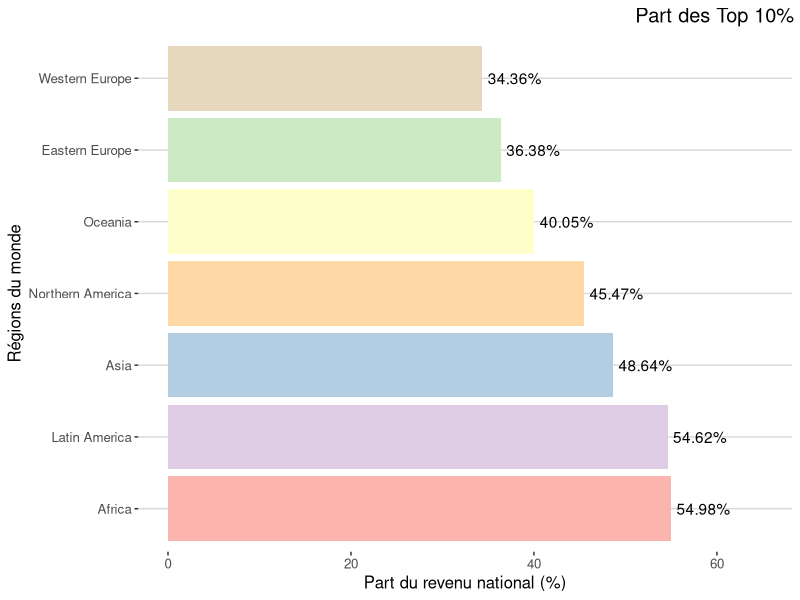
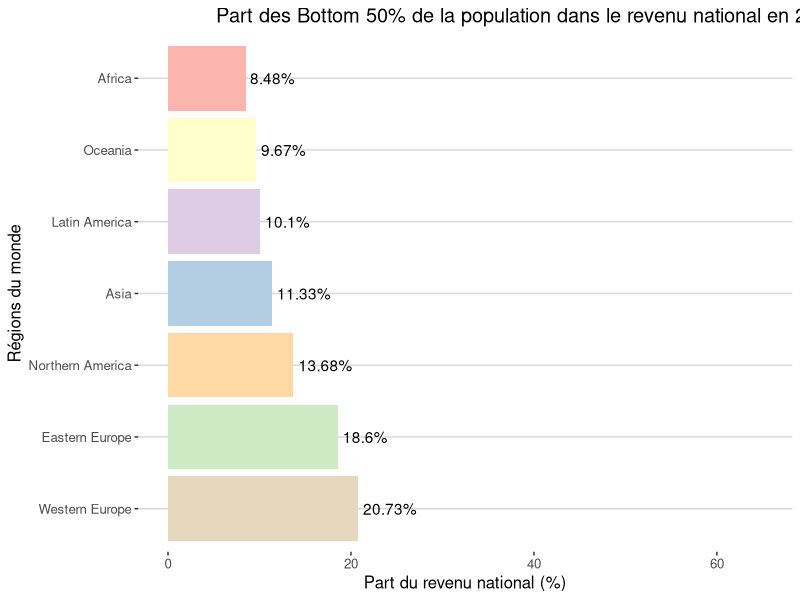
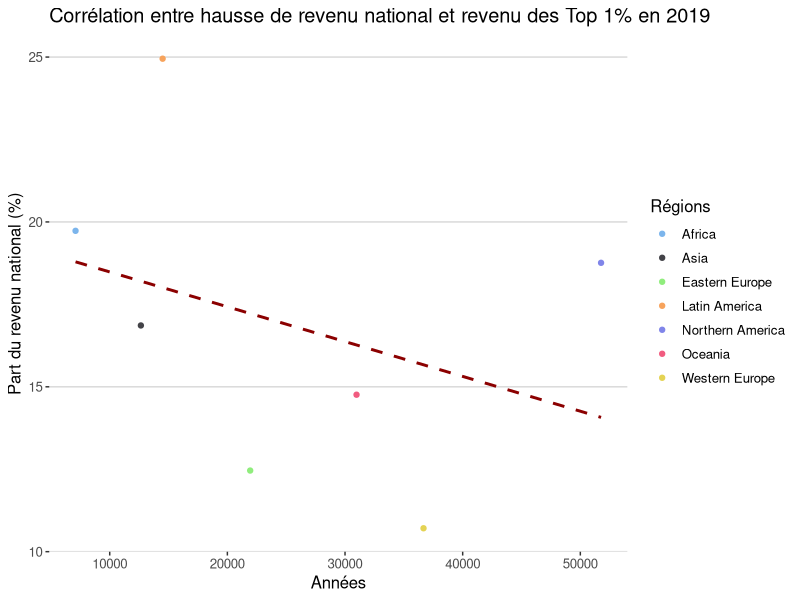
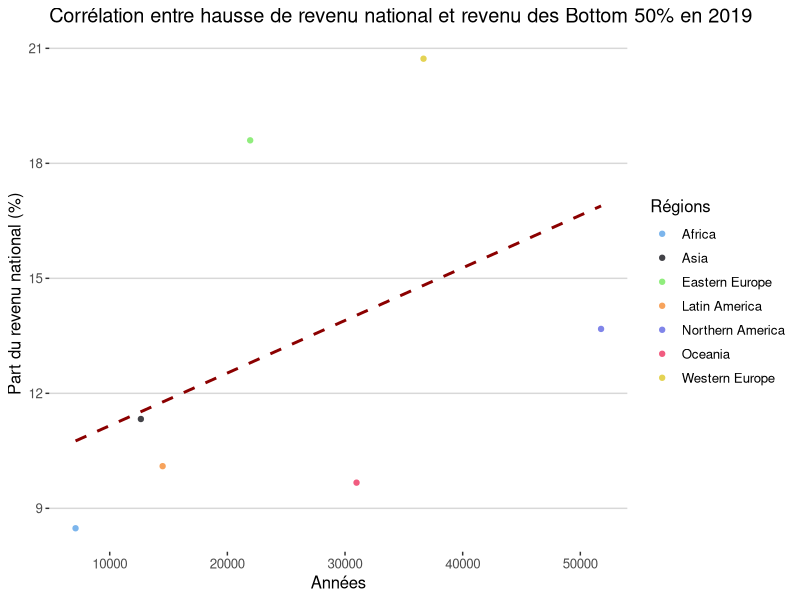
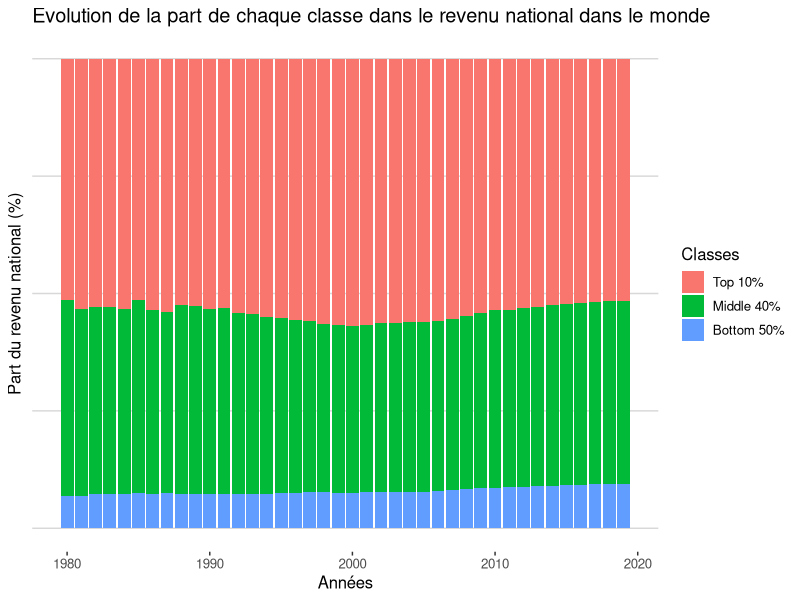
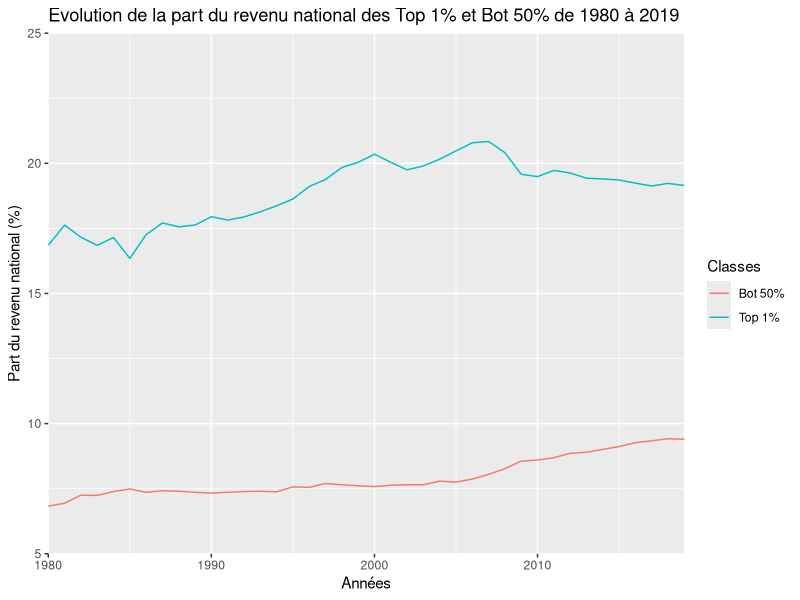
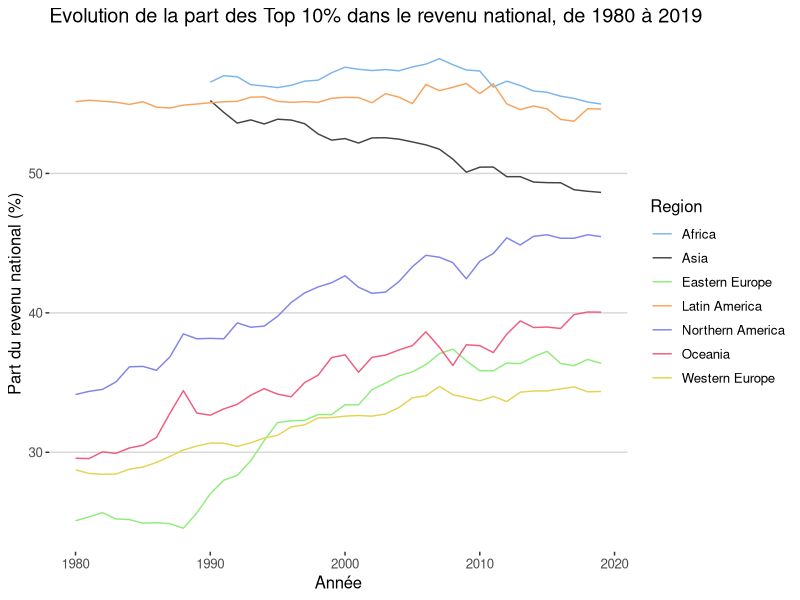
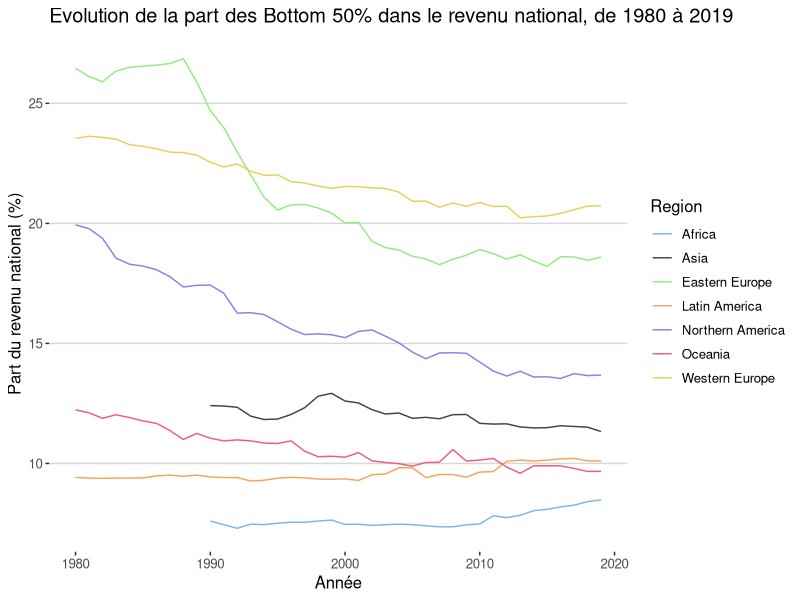

These figures' R source, in order:
## ---- chunk 1
knitr::opts_chunk$set(echo = TRUE)
## ---- chunk 2
library(tidyverse)
library(reshape2)
library(ggthemes)
library(knitr)

## ---- chunk 3
world_region_data <- read_delim("data/World_Region_Data/world_region_data.csv", 
    ";", escape_double = FALSE, trim_ws = TRUE)

world_region_data2 <- read_delim("data/World_Region_Data/world_region_data2.csv", 
    ";", escape_double = FALSE, trim_ws = TRUE)

world_country_data1 <- read_delim("data/World_Country_Data/world_country_data1.csv", 
    ";", escape_double = FALSE, trim_ws = TRUE)

world_country_data2 <- read_delim("data/World_Country_Data/world_country_data2.csv", 
    ";", escape_double = FALSE, trim_ws = TRUE)

world_country_data3 <- read_delim("data/World_Country_Data/world_country_data3.csv", 
    ";", escape_double = FALSE, trim_ws = TRUE)
## ---- chunk 4
region_dataset <- merge(x = world_region_data, y = world_region_data2, by = "Year", all = TRUE)
region_dataset <- data.frame(region_dataset)
region_dataset <- tibble(region_dataset)
rm(world_region_data,world_region_data2)

country_dataset <- merge(x = world_country_data1, y = world_country_data2, by = "Year", all = TRUE)
country_dataset <- merge(x = country_dataset, y = world_country_data3, by = "Year", all = TRUE)
country_dataset <- data.frame(country_dataset)
country_dataset <- tibble(country_dataset)
## ---- chunk 5
NIdataset <- region_dataset %>% select("Year", ends_with("NI"))
GDPdataset <- region_dataset %>% select("Year", ends_with("GDP"))
PTNIB40dataset <- region_dataset %>% select("Year", ends_with("PTNIB40"))
PTNIB50dataset <- region_dataset %>% select("Year", ends_with("PTNIB50"))
PTNIT1dataset <- region_dataset %>% select("Year", ends_with("PTNIT1"))
PTNIT10dataset <- region_dataset %>% select("Year", ends_with("PTNIT10"))
PTNIM40dataset <- region_dataset %>% select("Year", ends_with("PTNIM40"))
rm(region_dataset)

PatGouvdataset <- world_country_data1 %>% select("Year", ends_with("PatrimoineGouvernement"))
PatPrivdataset <- world_country_data1 %>% select("Year", ends_with("PatrimoinePrivé"))
PIBdataset <- world_country_data1 %>% select("Year", ends_with("PIB"))
RatioPatRevdataset <- world_country_data1 %>% select("Year", ends_with("RatioPatrimoineRevenu"))
RevNatdataset <- world_country_data2 %>% select("Year", ends_with("RevenuNational"))
RevNatTop10dataset <- world_country_data2 %>% select("Year", ends_with("RevenuNationalPT(Top10%)"))
RevNatBottom50dataset <- world_country_data2 %>% select("Year", ends_with("RevenuNationalPT(Bottom50%)"))
RevNatTop1dataset <- world_country_data2 %>% select("Year", ends_with("RevenuNationalPT(Top1%)"))
RevNatMedium40dataset <- world_country_data2 %>% select("Year", ends_with("RevenuNationalPT(Medium40%)"))
CapNatdataset <- world_country_data3 %>% select("Year", ends_with("CapitalNational"))
PatTop10 <- country_dataset %>% select("Year", ends_with("Patrimoine.Top10.."))
PatMedium40 <- country_dataset %>% select("Year", ends_with("Patrimoine.Medium40.."))
PatBottom50 <- country_dataset %>% select("Year", ends_with("Patrimoine.Bottom50.."))
PatTop1 <- country_dataset %>% select("Year", ends_with("Patrimoine.Top1.."))
rm(country_dataset,world_country_data1,world_country_data2,world_country_data3)
## ---- chunk 6
tempdataset <- PTNIT10dataset %>% rename("World"=WorldPTNIT10,"Western Europe"=WesternEuropePTNIT10, Asia=AsiaPTNIT10, "Eastern Europe"=EasternEuropePTNIT10, "Northern America"=NorthernAmericaPTNIT10, Oceania=OceaniaPTNIT10, "Latin America"=LatinAmericaPTNIT10, Africa=AfricaPTNIT10) %>%
melt(id.vars="Year") %>%
filter(variable=="World"|variable=="Western Europe"|variable=="Asia"|variable=="Eastern Europe"|variable=="Northern America"|variable=="Oceania"|variable=="Latin America"|variable=="Africa")%>%
mutate(PTNIT10_in_percent = value*100)%>%
subset (select = -value)

tempdataset2 <- PTNIM40dataset %>% rename("World"=WorldPTNIM40,"Western Europe"=WesternEuropePTNIM40, Asia=AsiaPTNIM40, "Eastern Europe"=EasternEuropePTNIM40, "Northern America"=NorthernAmericaPTNIM40, Oceania=OceaniaPTNIM40, "Latin America"=LatinAmericaPTNIM40, Africa=AfricaPTNIM40) %>%
melt(id.vars="Year") %>%
filter(variable=="World"|variable=="Western Europe"|variable=="Asia"|variable=="Eastern Europe"|variable=="Northern America"|variable=="Oceania"|variable=="Latin America"|variable=="Africa") %>%
mutate(PTNIM40_in_percent = value*100)%>%
subset (select = -value)


tempdataset3 <- PTNIB50dataset %>% rename("World"=WorldPTNIB50,"Western Europe"=WesternEuropePTNIB50, Asia=AsiaPTNIB50, "Eastern Europe"=EasternEuropePTNIB50, "Northern America"=NorthernAmericaPTNIB50, Oceania=OceaniaPTNIB50, "Latin America"=LatinAmericaPTNIB50, Africa=AfricaPTNIB50) %>%
melt(id.vars="Year") %>%
filter(variable=="World"|variable=="Western Europe"|variable=="Asia"|variable=="Eastern Europe"|variable=="Northern America"|variable=="Oceania"|variable=="Latin America"|variable=="Africa") %>%
mutate(PTNIB50_in_percent = value*100)%>%
subset (select = -value)

tempdataset4 <- PTNIT1dataset %>% rename("World"=WorldPTNIT1,"Western Europe"=WesternEuropePTNIT1, Asia=AsiaPTNIT1, "Eastern Europe"=EasternEuropePTNIT1, "Northern America"=NorthernAmericaPTNIT1, Oceania=OceaniaPTNIT1, "Latin America"=LatinAmericaPTNIT1, Africa=AfricaPTNIT1) %>%
melt(id.vars="Year") %>%
filter(variable=="World"|variable=="Western Europe"|variable=="Asia"|variable=="Eastern Europe"|variable=="Northern America"|variable=="Oceania"|variable=="Latin America"|variable=="Africa")%>%
mutate(PTNIT1_in_percent = value*100)%>%
subset (select = -value)

tempdataset5 <- NIdataset %>% rename("World"=WorldNI,"Western Europe"=WesternEuropeNI, Asia=AsiaNI, "Eastern Europe"=EasternEuropeNI, "Northern America"=NorthernAmericaNI, Oceania=OceaniaNI, "Latin America"=LatinAmericaNI, Africa=AfricaNI) %>%
melt(id.vars="Year") %>%
filter(variable=="World"|variable=="Western Europe"|variable=="Asia"|variable=="Eastern Europe"|variable=="Northern America"|variable=="Oceania"|variable=="Latin America"|variable=="Africa")%>%
rename(NI=value)

tempdataset6 <- GDPdataset %>% rename("World"=WorldGDP,"Western Europe"=WesternEuropeGDP, Asia=AsiaGDP, "Eastern Europe"=EasternEuropeGDP, "Northern America"=NorthernAmericaGDP, Oceania=OceaniaGDP, "Latin America"=LatinAmericaGDP, Africa=AfricaGDP) %>%
melt(id.vars="Year") %>%
filter(variable=="World"|variable=="Western Europe"|variable=="Asia"|variable=="Eastern Europe"|variable=="Northern America"|variable=="Oceania"|variable=="Latin America"|variable=="Africa")%>%
rename(GDP=value)
## ---- chunk 7
final_region_dataset <- merge(x = tempdataset, y = tempdataset2, by = c("Year", "variable"), all = TRUE)
final_region_dataset <- merge(x = final_region_dataset, y = tempdataset3, by = c("Year", "variable"), all = TRUE)
final_region_dataset <- merge(x = final_region_dataset, y = tempdataset4, by = c("Year", "variable"), all = TRUE)
final_region_dataset <- merge(x = final_region_dataset, y = tempdataset5, by = c("Year", "variable"), all = TRUE)
final_region_dataset <- merge(x = final_region_dataset, y = tempdataset6, by = c("Year", "variable"), all = TRUE)%>%
rename(Region=variable)
rm(tempdataset, tempdataset2, tempdataset3,tempdataset4,tempdataset5,tempdataset6)
rm(NIdataset,GDPdataset,PTNIT1dataset,PTNIT10dataset,PTNIM40dataset,PTNIB50dataset,PTNIB40dataset)
## ---- chunk 8
tempdataset <- PatGouvdataset %>% rename("France"=France_PatrimoineGouvernement,"Afrique du Sud"=AfriqueSud_PatrimoineGouvernement, "Australie"=Australie_PatrimoineGouvernement, "Canada"=Canada_PatrimoineGouvernement, "Chine"=Chine_PatrimoineGouvernement, "Danemark"=Danemark_PatrimoineGouvernement, "Inde"=Inde_PatrimoineGouvernement, "Royaume-Uni"=RU_PatrimoineGouvernement, "Japon"=Japon_PatrimoineGouvernement, "Mexique"=Mexique_PatrimoineGouvernement, "Russie"=Russie_PatrimoineGouvernement, "Etats-Unis"=US_PatrimoineGouvernement) %>%
melt(id.vars="Year") %>%
mutate(PatrimoineGouvernement = value)%>%
subset (select = -value)

tempdataset2 <- PatPrivdataset %>% rename("France"=France_PatrimoinePrivé,"Afrique du Sud"=AfriqueSud_PatrimoinePrivé, "Australie"=Australie_PatrimoinePrivé, "Canada"=Canada_PatrimoinePrivé, "Chine"=Chine_PatrimoinePrivé, "Danemark"=Danemark_PatrimoinePrivé, "Inde"=Inde_PatrimoinePrivé, "Royaume-Uni"=RU_PatrimoinePrivé, "Japon"=Japon_PatrimoinePrivé, "Mexique"=Mexique_PatrimoinePrivé, "Russie"=Russie_PatrimoinePrivé, "Etats-Unis"=US_PatrimoinePrivé) %>%
melt(id.vars="Year") %>%
mutate(PatrimoinePrivé = value)%>%
subset (select = -value)

tempdataset3 <- PIBdataset %>% rename("France"=France_PIB,"Afrique du Sud"=AfriqueSud_PIB, "Australie"=Australie_PIB, "Canada"=Canada_PIB, "Chine"=Chine_PIB, "Danemark"=Danemark_PIB, "Inde"=Inde_PIB, "Royaume-Uni"=RU_PIB, "Japon"=Japon_PIB, "Mexique"=Mexique_PIB, "Russie"=Russie_PIB, "Etats-Unis"=US_PIB) %>%
melt(id.vars="Year") %>%
mutate(PIB = value)%>%
subset (select = -value)

tempdataset4 <- RatioPatRevdataset %>% rename("France"=France_RatioPatrimoineRevenu,"Afrique du Sud"=AfriqueSud_RatioPatrimoineRevenu, "Australie"=Australie_RatioPatrimoineRevenu, "Canada"=Canada_RatioPatrimoineRevenu, "Chine"=Chine_RatioPatrimoineRevenu, "Danemark"=Danemark_RatioPatrimoineRevenu, "Inde"=Inde_RatioPatrimoineRevenu, "Royaume-Uni"=RU_RatioPatrimoineRevenu, "Japon"=Japon_RatioPatrimoineRevenu, "Mexique"=Mexique_RatioPatrimoineRevenu, "Russie"=Russie_RatioPatrimoineRevenu, "Etats-Unis"=US_RatioPatrimoineRevenu) %>%
melt(id.vars="Year") %>%
mutate(RatioPatrimoineRevenu = value)%>%
subset (select = -value)

tempdataset5 <- RevNatdataset %>% rename("France"=France_RevenuNational,"Afrique du Sud"=AfriqueSud_RevenuNational, "Australie"=Australie_RevenuNational, "Canada"=Canada_RevenuNational, "Chine"=Chine_RevenuNational, "Danemark"=Danemark_RevenuNational, "Inde"=Inde_RevenuNational, "Royaume-Uni"=RU_RevenuNational, "Japon"=Japon_RevenuNational, "Mexique"=Mexique_RevenuNational, "Russie"=Russie_RevenuNational, "Etats-Unis"=US_RevenuNational) %>%
melt(id.vars="Year") %>%
mutate(RevenuNational = value)%>%
subset (select = -value)

tempdataset6 <- RevNatTop10dataset %>% rename("France"=`France_RevenuNationalPT(Top10%)`,"Afrique du Sud"=`AfriqueSud_RevenuNationalPT(Top10%)`, "Australie"=`Australie_RevenuNationalPT(Top10%)`, "Canada"=`Canada_RevenuNationalPT(Top10%)`, "Chine"=`Chine_RevenuNationalPT(Top10%)`, "Danemark"=`Danemark_RevenuNationalPT(Top10%)`, "Inde"=`Inde_RevenuNationalPT(Top10%)`, "Royaume-Uni"=`RU_RevenuNationalPT(Top10%)`, "Japon"=`Japon_RevenuNationalPT(Top10%)`, "Mexique"=`Mexique_RevenuNationalPT(Top10%)`, "Russie"=`Russie_RevenuNationalPT(Top10%)`, "Etats-Unis"=`US_RevenuNationalPT(Top10%)`) %>%
melt(id.vars="Year") %>%
mutate(RevenuNationalTop10 = value*100)%>%
subset (select = -value)

tempdataset7 <- RevNatBottom50dataset %>% rename("France"=`France_RevenuNationalPT(Bottom50%)`,"Afrique du Sud"=`AfriqueSud_RevenuNationalPT(Bottom50%)`, "Australie"=`Australie_RevenuNationalPT(Bottom50%)`, "Canada"=`Canada_RevenuNationalPT(Bottom50%)`, "Chine"=`Chine_RevenuNationalPT(Bottom50%)`, "Danemark"=`Danemark_RevenuNationalPT(Bottom50%)`, "Inde"=`Inde_RevenuNationalPT(Bottom50%)`, "Royaume-Uni"=`RU_RevenuNationalPT(Bottom50%)`, "Japon"=`Japon_RevenuNationalPT(Bottom50%)`, "Mexique"=`Mexique_RevenuNationalPT(Bottom50%)`, "Russie"=`Russie_RevenuNationalPT(Bottom50%)`, "Etats-Unis"=`US_RevenuNationalPT(Bottom50%)`) %>%
melt(id.vars="Year") %>%
mutate(RevenuNationalBottom50 = value*100)%>%
subset (select = -value)

tempdataset8 <- RevNatTop1dataset %>% rename("France"=`France_RevenuNationalPT(Top1%)`,"Afrique du Sud"=`AfriqueSud_RevenuNationalPT(Top1%)`, "Australie"=`Australie_RevenuNationalPT(Top1%)`, "Canada"=`Canada_RevenuNationalPT(Top1%)`, "Chine"=`Chine_RevenuNationalPT(Top1%)`, "Danemark"=`Danemark_RevenuNationalPT(Top1%)`, "Inde"=`Inde_RevenuNationalPT(Top1%)`, "Royaume-Uni"=`RU_RevenuNationalPT(Top1%)`, "Japon"=`Japon_RevenuNationalPT(Top1%)`, "Mexique"=`Mexique_RevenuNationalPT(Top1%)`, "Russie"=`Russie_RevenuNationalPT(Top1%)`, "Etats-Unis"=`US_RevenuNationalPT(Top1%)`) %>%
melt(id.vars="Year") %>%
mutate(RevenuNationalTop1 = value*100)%>%
subset (select = -value)

tempdataset9 <- RevNatMedium40dataset %>% rename("France"=`France_RevenuNationalPT(Medium40%)`,"Afrique du Sud"=`AfriqueSud_RevenuNationalPT(Medium40%)`, "Australie"=`Australie_RevenuNationalPT(Medium40%)`, "Canada"=`Canada_RevenuNationalPT(Medium40%)`, "Chine"=`Chine_RevenuNationalPT(Medium40%)`, "Danemark"=`Danemark_RevenuNationalPT(Medium40%)`, "Inde"=`Inde_RevenuNationalPT(Medium40%)`, "Royaume-Uni"=`RU_RevenuNationalPT(Medium40%)`, "Japon"=`Japon_RevenuNationalPT(Medium40%)`, "Mexique"=`Mexique_RevenuNationalPT(Medium40%)`, "Russie"=`Russie_RevenuNationalPT(Medium40%)`, "Etats-Unis"=`US_RevenuNationalPT(Medium40%)`) %>%
melt(id.vars="Year") %>%
mutate(RevenuNationalMedium40 = value*100)%>%
subset (select = -value)

tempdataset10 <- CapNatdataset %>% rename("France"=France_CapitalNational,"Afrique du Sud"=AfriqueSud_CapitalNational, "Australie"=Australie_CapitalNational, "Canada"=Canada_CapitalNational, "Chine"=Chine_CapitalNational, "Danemark"=Danemark_CapitalNational, "Inde"=Inde_CapitalNational, "Royaume-Uni"=RU_CapitalNational, "Japon"=Japon_CapitalNational, "Mexique"=Mexique_CapitalNational, "Russie"=Russie_CapitalNational, "Etats-Unis"=US_CapitalNational) %>%
melt(id.vars="Year") %>%
mutate(CapitalNational = value*100)%>%
subset (select = -value)

tempdataset11 <- PatTop10 %>% rename("France"=France_Patrimoine.Top10..,"Afrique du Sud"=AfriqueSud_Patrimoine.Top10.., "Australie"=Australie_Patrimoine.Top10.., "Canada"=Canada_Patrimoine.Top10.., "Chine"=Chine_Patrimoine.Top10.., "Danemark"=Danemark_Patrimoine.Top10.., "Inde"=Inde_Patrimoine.Top10.., "Royaume-Uni"=RU_Patrimoine.Top10.., "Japon"=Japon_Patrimoine.Top10.., "Mexique"=Mexique_Patrimoine.Top10.., "Russie"=Russie_Patrimoine.Top10.., "Etats-Unis"=US_Patrimoine.Top10..) %>%
melt(id.vars="Year") %>%
mutate(PatrimoineTop10 = value*100)%>%
subset (select = -value)

tempdataset12 <- PatBottom50 %>% rename("France"=France_Patrimoine.Bottom50..,"Afrique du Sud"=AfriqueSud_Patrimoine.Bottom50.., "Australie"=Australie_Patrimoine.Bottom50.., "Canada"=Canada_Patrimoine.Bottom50.., "Chine"=Chine_Patrimoine.Bottom50.., "Danemark"=Danemark_Patrimoine.Bottom50.., "Inde"=Inde_Patrimoine.Bottom50.., "Royaume-Uni"=RU_Patrimoine.Bottom50.., "Japon"=Japon_Patrimoine.Bottom50.., "Mexique"=Mexique_Patrimoine.Bottom50.., "Russie"=Russie_Patrimoine.Bottom50.., "Etats-Unis"=US_Patrimoine.Bottom50..) %>%
melt(id.vars="Year") %>%
mutate(PatrimoineBottom50 = value*100)%>%
subset (select = -value)

tempdataset13 <- PatTop1 %>% rename("France"=France_Patrimoine.Top1..,"Afrique du Sud"=AfriqueSud_Patrimoine.Top1.., "Australie"=Australie_Patrimoine.Top1.., "Canada"=Canada_Patrimoine.Top1.., "Chine"=Chine_Patrimoine.Top1.., "Danemark"=Danemark_Patrimoine.Top1.., "Inde"=Inde_Patrimoine.Top1.., "Royaume-Uni"=RU_Patrimoine.Top1.., "Japon"=Japon_Patrimoine.Top1.., "Mexique"=Mexique_Patrimoine.Top1.., "Russie"=Russie_Patrimoine.Top1.., "Etats-Unis"=US_Patrimoine.Top1..) %>%
melt(id.vars="Year") %>%
mutate(PatrimoineTop1 = value*100)%>%
subset (select = -value)

tempdataset14 <- PatMedium40 %>% rename("France"=France_Patrimoine.Medium40..,"Afrique du Sud"=AfriqueSud_Patrimoine.Medium40.., "Australie"=Australie_Patrimoine.Medium40.., "Canada"=Canada_Patrimoine.Medium40.., "Chine"=Chine_Patrimoine.Medium40.., "Danemark"=Danemark_Patrimoine.Medium40.., "Inde"=Inde_Patrimoine.Medium40.., "Royaume-Uni"=RU_Patrimoine.Medium40.., "Japon"=Japon_Patrimoine.Medium40.., "Mexique"=Mexique_Patrimoine.Medium40.., "Russie"=Russie_Patrimoine.Medium40.., "Etats-Unis"=US_Patrimoine.Medium40..) %>%
melt(id.vars="Year") %>%
mutate(PatrimoineMedium40 = value*100)%>%
subset (select = -value)

final_country_dataset <- merge(x = tempdataset, y = tempdataset2, by = c("Year", "variable"), all = TRUE)
final_country_dataset <- merge(x = final_country_dataset, y = tempdataset3, by = c("Year", "variable"), all = TRUE)
final_country_dataset <- merge(x = final_country_dataset, y = tempdataset4, by = c("Year", "variable"), all = TRUE)
final_country_dataset <- merge(x = final_country_dataset, y = tempdataset5, by = c("Year", "variable"), all = TRUE)
final_country_dataset <- merge(x = final_country_dataset, y = tempdataset6, by = c("Year", "variable"), all = TRUE)
final_country_dataset <- merge(x = final_country_dataset, y = tempdataset7, by = c("Year", "variable"), all = TRUE)
final_country_dataset <- merge(x = final_country_dataset, y = tempdataset8, by = c("Year", "variable"), all = TRUE)
final_country_dataset <- merge(x = final_country_dataset, y = tempdataset9, by = c("Year", "variable"), all = TRUE)
final_country_dataset <- merge(x = final_country_dataset, y = tempdataset10, by = c("Year", "variable"), all = TRUE)
final_country_dataset <- merge(x = final_country_dataset, y = tempdataset11, by = c("Year", "variable"), all = TRUE)
final_country_dataset <- merge(x = final_country_dataset, y = tempdataset12, by = c("Year", "variable"), all = TRUE)
final_country_dataset <- merge(x = final_country_dataset, y = tempdataset13, by = c("Year", "variable"), all = TRUE)
final_country_dataset <- merge(x = final_country_dataset, y = tempdataset14, by = c("Year", "variable"), all = TRUE)

final_country_dataset <- final_country_dataset %>% rename(Pays=variable)
rm(tempdataset, tempdataset2, tempdataset3,tempdataset4,tempdataset5,tempdataset6,tempdataset7,tempdataset8,tempdataset9,tempdataset10,tempdataset11,tempdataset12,tempdataset13,tempdataset14)
rm(PatGouvdataset,PatPrivdataset,PIBdataset,RatioPatRevdataset,RevNatdataset,RevNatTop1dataset,RevNatTop10dataset,RevNatMedium40dataset,RevNatBottom50dataset,CapNatdataset,PatTop1,PatTop10,PatMedium40,PatBottom50)
## ---- chunk 9
kable(tail(final_region_dataset), caption = "Dataset final par régions")
## ---- chunk 10
kable(tail(final_country_dataset),caption = "Dataset final par pays")
## ---- chunk 11
# Part des Top 10% de la population dans le revenu national en 2019
final_region_dataset %>% filter(Year == "2019", Region !="World") %>%
ggplot(aes(x= reorder(Region, -PTNIT10_in_percent), y=PTNIT10_in_percent, fill=Region)) + geom_bar(stat="identity") + ylim(0,65) + geom_text(aes(label=paste0(PTNIT10_in_percent, "%"), hjust=-0.1))+ labs(title="Part des Top 10% de la population dans le revenu national en 2019", x="Régions du monde", y = "Part du revenu national (%)") + scale_fill_brewer(palette = "Pastel1") + coord_flip() +  theme_hc()+ scale_colour_hc() + theme(legend.position = "none", plot.title = element_text(size = rel(1.2), hjust = 8))

## ---- chunk 12

# Part des Bottom 50% de la population dans le revenu national en 2019
final_region_dataset %>% filter(Year == "2019", Region !="World") %>%
ggplot(aes(x= reorder(Region, -PTNIB50_in_percent), y=PTNIB50_in_percent, fill=Region)) + geom_bar(stat="identity") + ylim(0,65) + geom_text(aes(label=paste0(PTNIB50_in_percent, "%"), hjust=-0.1))+ labs(title="Part des Bottom 50% de la population dans le revenu national en 2019", x="Régions du monde", y = "Part du revenu national (%)") + scale_fill_brewer(palette = "Pastel1") + coord_flip()  +  theme_hc()+ scale_colour_hc() + theme(legend.position = "none", plot.title = element_text(size = rel(1.2), hjust = 2.5))

## ---- chunk 13

# Corrélation entre la hausse du revenu national et la part du revenu national des 1% les plus riches, en 2019
final_region_dataset %>% filter(Year == "2019", Region!="World") %>%
ggplot(aes(x=NI,y=PTNIT1_in_percent))+geom_point(aes(color=Region))+ labs(title="Corrélation entre hausse de revenu national et revenu des Top 1% en 2019", x="Années", y = "Part du revenu national (%)",color = "Régions" )+geom_smooth(method=lm, se=FALSE, linetype="dashed",color="darkred")+theme_hc()+ scale_colour_hc()+theme(legend.position = "right")
## ---- chunk 14

# Corrélation entre la hausse du revenu national et la part du revenu national des 50% les plus pauvres, en 2019
final_region_dataset %>% filter(Year == "2019", Region!="World") %>%
ggplot(aes(x=NI,y=PTNIB50_in_percent))+geom_point(aes(color=Region))+ labs(title="Corrélation entre hausse de revenu national et revenu des Bottom 50% en 2019", x="Années", y = "Part du revenu national (%)",color = "Régions" )+geom_smooth(method=lm, se=FALSE, linetype="dashed",color="darkred")+theme_hc()+ scale_colour_hc()+theme(legend.position = "right")
## ---- chunk 15
world <- filter(final_region_dataset, Region== "World")
world <- melt(world[,c('Year','PTNIT10_in_percent','PTNIM40_in_percent','PTNIB50_in_percent')],id.vars =1)

world%>%
ggplot(aes(x=Year))+geom_col(aes(y=value, fill=variable))+ scale_fill_discrete(name = "Classes", labels = c("Top 10%", "Middle 40%", "Bottom 50%"))+
labs(title="Evolution de la part de chaque classe dans le revenu national dans le monde", x="Années", y = "Part du revenu national (%)" )+theme(axis.text.y=element_blank(), axis.ticks.y=element_blank())+theme_hc()+ scale_colour_hc()+theme(legend.position = "right")
rm(world)
## ---- chunk 16
final_region_dataset %>% filter(Region == "World") %>%
ggplot(aes(x=Year))+geom_line(aes(y=PTNIT1_in_percent, color="Top 1%"))+geom_line(aes(y=PTNIB50_in_percent, color="Bot 50%")) + labs(title="Evolution de la part du revenu national des Top 1% et Bot 50% de 1980 à 2019", x="Années", y = "Part du revenu national (%)",color = "Classes" )+ scale_x_continuous(limits = c(1980,2019), expand = c(0, 0)) + scale_y_continuous(limits = c(5,25), expand = c(0, 0))
## ---- chunk 17
#Evolution de la part des Top 10% dans le revenu national, de 1980 à 2019
final_region_dataset %>% filter(Region!="World")%>% ggplot(aes(x=Year, y=PTNIT10_in_percent, group = Region, color = Region))+geom_line() + labs(title="Evolution de la part des Top 10% dans le revenu national, de 1980 à 2019", x="Année", y = "Part du revenu national (%)")+theme_hc()+ scale_colour_hc()+theme(legend.position = "right")
## ---- chunk 18
#Evolution de la part des Bottom 50% dans le revenu national, de 1980 à 2019
final_region_dataset %>%filter(Region!="World")%>% ggplot(aes(x=Year, y=PTNIB50_in_percent, group = Region, color = Region))+geom_line() + labs(title="Evolution de la part des Bottom 50% dans le revenu national, de 1980 à 2019", x="Année", y = "Part du revenu national (%)")+theme_hc()+ scale_colour_hc()+theme(legend.position = "right")
## ---- chunk 19
final_region_dataset %>% 
filter(Region=="World") %>%
mutate(Previous_Year = lag(NI, 1), Change = NI - Previous_Year, Percent_Change = Change/Previous_Year*100) %>%
ggplot(aes(x = Year, y = Percent_Change)) + geom_line() + geom_smooth()+ labs(title="Evolution du taux de croissance du National Income dans le monde", x="Années", y = "Taux de croissance NI")
## ---- chunk 20
tempEE <- final_region_dataset %>% 
filter(Region=="Eastern Europe") %>%
mutate(Previous_Year = lag(NI, 1), Change = NI - Previous_Year, Percent_Change = Change/Previous_Year*100)
tempWE <- final_region_dataset %>% 
filter(Region=="Western Europe") %>%
mutate(Previous_Year = lag(NI, 1), Change = NI - Previous_Year, Percent_Change = Change/Previous_Year*100)
tempAs <- final_region_dataset %>% 
filter(Region=="Asia") %>%
mutate(Previous_Year = lag(NI, 1), Change = NI - Previous_Year, Percent_Change = Change/Previous_Year*100)
tempAf <- final_region_dataset %>% 
filter(Region=="Africa") %>%
mutate(Previous_Year = lag(NI, 1), Change = NI - Previous_Year, Percent_Change = Change/Previous_Year*100)
tempOc <- final_region_dataset %>% 
filter(Region=="Oceania") %>%
mutate(Previous_Year = lag(NI, 1), Change = NI - Previous_Year, Percent_Change = Change/Previous_Year*100)
tempLA <- final_region_dataset %>% 
filter(Region=="Latin America") %>%
mutate(Previous_Year = lag(NI, 1), Change = NI - Previous_Year, Percent_Change = Change/Previous_Year*100)
tempNA <- final_region_dataset %>% 
filter(Region=="Northern America") %>%
mutate(Previous_Year = lag(NI, 1), Change = NI - Previous_Year, Percent_Change = Change/Previous_Year*100)

ggplot(NULL, aes(x = Year, y = Percent_Change)) + geom_smooth(data=tempEE, aes(color="Eastern Europe"), se = FALSE)+ geom_smooth(data=tempWE, aes(color="Western Europe"), se = FALSE)+ geom_smooth(data=tempAs, aes(color="Asia"), se = FALSE)+ geom_smooth(data=tempAf, aes(color="Africa"), se = FALSE)+ geom_smooth(data=tempOc, aes(color="Oceania"), se = FALSE)+ geom_smooth(data=tempLA, aes(color="Latin America"), se = FALSE)+ geom_smooth(data=tempNA, aes(color="Northern America"), se = FALSE)+ labs(title="Evolution du taux de croissance du National Income", x="Années", y = "Taux de croissance NI",color = "Régions" )+theme_hc()+ scale_colour_hc()+theme(legend.position = "right")
rm(tempEE, tempWE, tempAs, tempAf, tempOc, tempLA, tempNA)
## ---- chunk 21
final_region_dataset %>% 
filter(Region=="World") %>%
mutate(Previous_Year = lag(PTNIT1_in_percent, 1), Change = PTNIT1_in_percent - Previous_Year, Percent_Change = Change/Previous_Year*100) %>%
ggplot(aes(x = Year, y = Percent_Change)) + geom_line() + geom_smooth()+ labs(title="Evolution du taux de l'enrichissement des Top 1% dans le monde", x="Années", y = "Taux de croissance de la part dans le revenu nationa")
## ---- chunk 22
tempEE <- final_region_dataset %>% 
filter(Region=="Eastern Europe") %>%
mutate(Previous_Year = lag(PTNIT1_in_percent, 1), Change = PTNIT1_in_percent - Previous_Year, Percent_Change = Change/Previous_Year*100)
tempWE <- final_region_dataset %>% 
filter(Region=="Western Europe") %>%
mutate(Previous_Year = lag(PTNIT1_in_percent, 1), Change = PTNIT1_in_percent - Previous_Year, Percent_Change = Change/Previous_Year*100)
tempAs <- final_region_dataset %>% 
filter(Region=="Asia") %>%
mutate(Previous_Year = lag(PTNIT1_in_percent, 1), Change = PTNIT1_in_percent - Previous_Year, Percent_Change = Change/Previous_Year*100)
tempAf <- final_region_dataset %>% 
filter(Region=="Africa") %>%
mutate(Previous_Year = lag(PTNIT1_in_percent, 1), Change = PTNIT1_in_percent - Previous_Year, Percent_Change = Change/Previous_Year*100)
tempOc <- final_region_dataset %>% 
filter(Region=="Oceania") %>%
mutate(Previous_Year = lag(PTNIT1_in_percent, 1), Change = PTNIT1_in_percent - Previous_Year, Percent_Change = Change/Previous_Year*100)
tempLA <- final_region_dataset %>% 
filter(Region=="Latin America") %>%
mutate(Previous_Year = lag(PTNIT1_in_percent, 1), Change = PTNIT1_in_percent - Previous_Year, Percent_Change = Change/Previous_Year*100)
tempNA <-final_region_dataset %>% 
filter(Region=="Northern America") %>%
mutate(Previous_Year = lag(PTNIT1_in_percent, 1), Change = PTNIT1_in_percent - Previous_Year, Percent_Change = Change/Previous_Year*100)

ggplot(NULL, aes(x = Year, y = Percent_Change)) + geom_smooth(data=tempEE, aes(color="Eastern Europe"), se = FALSE)+ geom_smooth(data=tempWE, aes(color="Western Europe"), se = FALSE)+ geom_smooth(data=tempAs, aes(color="Asia"), se = FALSE)+ geom_smooth(data=tempAf, aes(color="Africa"), se = FALSE)+ geom_smooth(data=tempOc, aes(color="Oceania"), se = FALSE)+ geom_smooth(data=tempLA, aes(color="Latin America"), se = FALSE)+ geom_smooth(data=tempNA, aes(color="Northern America"), se = FALSE)+ labs(title="Evolution du taux de croissance de l'enrichissement des Top 1%", x="Années", y = "Taux de croissance de l'enrichissement",color = "Régions" )+theme_hc()+ scale_colour_hc()+theme(legend.position = "right")
rm(tempEE, tempWE, tempAs, tempAf, tempOc, tempLA, tempNA)
## ---- chunk 23
final_region_dataset %>% 
filter(Region=="World") %>%
mutate(Previous_Year = lag(PTNIB50_in_percent, 1), Change = PTNIB50_in_percent - Previous_Year, Percent_Change = Change/Previous_Year*100) %>%
ggplot(aes(x = Year, y = Percent_Change)) + geom_line() + geom_smooth()+ labs(title="Evolution du taux de l'enrichissement des Bottom 50% dans le monde", x="Années", y = "Taux de croissance de la part dans le revenu nationa")
## ---- chunk 24
tempEE <- final_region_dataset %>% 
filter(Region=="Eastern Europe") %>%
mutate(Previous_Year = lag(PTNIB50_in_percent, 1), Change = PTNIB50_in_percent - Previous_Year, Percent_Change = Change/Previous_Year*100)
tempWE <- final_region_dataset %>% 
filter(Region=="Western Europe") %>%
mutate(Previous_Year = lag(PTNIB50_in_percent, 1), Change = PTNIB50_in_percent - Previous_Year, Percent_Change = Change/Previous_Year*100)
tempAs <- final_region_dataset %>% 
filter(Region=="Asia") %>%
mutate(Previous_Year = lag(PTNIB50_in_percent, 1), Change = PTNIB50_in_percent - Previous_Year, Percent_Change = Change/Previous_Year*100)
tempAf <- final_region_dataset %>% 
filter(Region=="Africa") %>%
mutate(Previous_Year = lag(PTNIB50_in_percent, 1), Change = PTNIB50_in_percent - Previous_Year, Percent_Change = Change/Previous_Year*100)
tempOc <- final_region_dataset %>% 
filter(Region=="Oceania") %>%
mutate(Previous_Year = lag(PTNIB50_in_percent, 1), Change = PTNIB50_in_percent - Previous_Year, Percent_Change = Change/Previous_Year*100)
tempLA <- final_region_dataset %>% 
filter(Region=="Latin America") %>%
mutate(Previous_Year = lag(PTNIB50_in_percent, 1), Change = PTNIB50_in_percent - Previous_Year, Percent_Change = Change/Previous_Year*100)
tempNA <- final_region_dataset %>% 
filter(Region=="Northern America") %>%
mutate(Previous_Year = lag(PTNIB50_in_percent, 1), Change = PTNIB50_in_percent - Previous_Year, Percent_Change = Change/Previous_Year*100)

ggplot(NULL, aes(x = Year, y = Percent_Change)) + geom_smooth(data=tempEE, aes(color="Eastern Europe"), se = FALSE)+ geom_smooth(data=tempWE, aes(color="Western Europe"), se = FALSE)+ geom_smooth(data=tempAs, aes(color="Asia"), se = FALSE)+ geom_smooth(data=tempAf, aes(color="Africa"), se = FALSE)+ geom_smooth(data=tempOc, aes(color="Oceania"), se = FALSE)+ geom_smooth(data=tempLA, aes(color="Latin America"), se = FALSE)+ geom_smooth(data=tempNA, aes(color="Northern America"), se = FALSE)+ labs(title="Evolution du taux de croissance de l'enrichissement des Bottom 50%", x="Années", y = "Taux de croissance de l'enrichissement",color = "Régions" )+theme_hc()+ scale_colour_hc()+theme(legend.position = "right")
rm(tempEE, tempWE, tempAs, tempAf, tempOc, tempLA, tempNA)
## ---- chunk 25
#Comparaison de l'évolution des capitaux privés et public, de 1990 à 2019
final_country_dataset%>%filter(Year>=1990, Pays!="Afrique du Sud" & Pays!="Japon" & Pays!="Mexique") %>% ggplot(aes(x=Year, group = Pays, color = Pays))+
geom_line(aes(y=PatrimoineGouvernement/RevenuNational*100,linetype = "Public"))+
geom_line(aes(y=PatrimoinePrivé/RevenuNational*100,linetype = "Privé"))+
labs(title="Comparaison de l'évolution des capitaux privés et public", x="Année", y = "Part du revenu national (%)", linetype="Capitaux")+theme_hc()+ scale_colour_hc()+theme(legend.position = "right")
## ---- chunk 26
#Comparaison de l'evolution de la Parts du revenu national des 1% supérieurs et des 50% inférieurs aux Etats-Unis, de 1980 à 2019
final_country_dataset %>% filter(Pays == "Etats-Unis", Year >= 1980) %>%
ggplot(aes(x=Year))+geom_line(aes(y=RevenuNationalTop1), color="red") +geom_line(aes(y=RevenuNationalBottom50), color="blue") + labs(title="Etats-Unis", y = "Part du revenu national (%)") + theme_wsj()+ scale_colour_wsj("colors6")

## ---- chunk 27
#Comparaison de l'evolution de la Parts du revenu national des 1% supérieurs et des 50% inférieurs en France, de 1980 à 2019
final_country_dataset %>% filter(Pays == "France", Year >= 1980) %>%
ggplot(aes(x=Year))+geom_line(aes(y=RevenuNationalTop1), color="red") +geom_line(aes(y=RevenuNationalBottom50), color="blue") + labs(title="France", x="Année", y = "Part du revenu national (%)") + theme_wsj()+ scale_colour_wsj("colors6")

## ---- chunk 28
#Comparaison de l'evolution de la Parts du revenu national des 1% supérieurs et des 50% inférieurs en France, de 1980 à 2019
final_country_dataset %>% filter(Pays == "Etats-Unis", Year >= 1980, Year <= 2014) %>%
ggplot(aes(x=Year))+geom_bar(stat="identity",aes(y=PatrimoineTop1), color="red") +geom_bar(stat="identity", aes(y=PatrimoineBottom50), color="blue") + labs(title="Etats-Unis", x="Année", y = "Part du revenu national (%)") + theme_wsj()+ scale_colour_wsj("colors6")
## ---- chunk 29
#Comparaison de l'evolution de la Parts du revenu national des 1% supérieurs et des 50% inférieurs en France, de 1980 à 2019
final_country_dataset %>% filter(Pays == "France", Year >= 1980) %>%
ggplot(aes(x=Year))+geom_bar(stat="identity",aes(y=PatrimoineTop1), color="red") +geom_bar(stat="identity", aes(y=PatrimoineBottom50), color="blue") + labs(title="France", x="Année", y = "Part du revenu national (%)") + theme_wsj()+ scale_colour_wsj("colors6")

## ---- chunk 30
#Comparaison de l'evolution de la Parts du revenu national des 1% supérieurs et des 50% inférieurs en France, de 1980 à 2019
final_country_dataset %>% filter(Pays == "France", Year >= 1980) %>%
ggplot(aes(x=Year))+geom_line(aes(y=RevenuNational), color="red") + labs(title="France", x="Année", y = "Part du revenu national (%)") + theme_wsj()+ scale_colour_wsj("colors6")

## ---- chunk 31
#Comparaison de l'evolution de la Parts du revenu national des 1% supérieurs et des 50% inférieurs en France, de 1980 à 2019
final_country_dataset %>% filter(Pays == "Etats-Unis", Year >= 1980) %>%
ggplot(aes(x=Year))+ geom_line(aes(y=RevenuNational), color="red")  + labs(title="Etats-Unis", x="Année", y = "Part du revenu national (%)") + theme_wsj()+ scale_colour_wsj("colors6")
